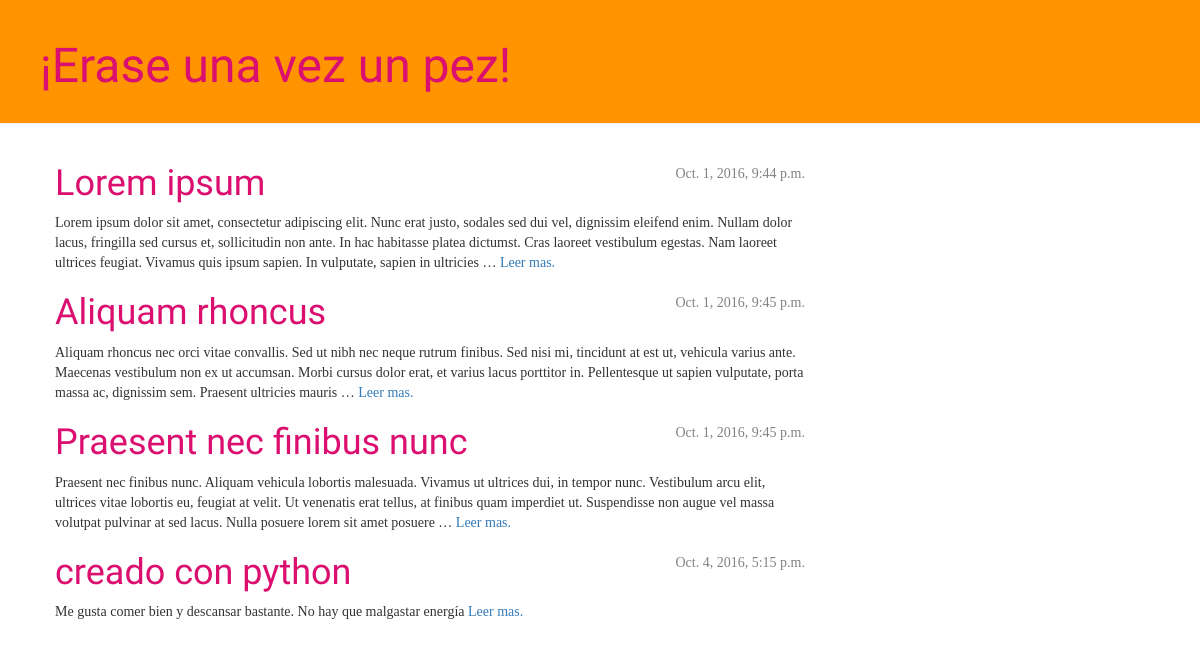
The app's page /, older data.
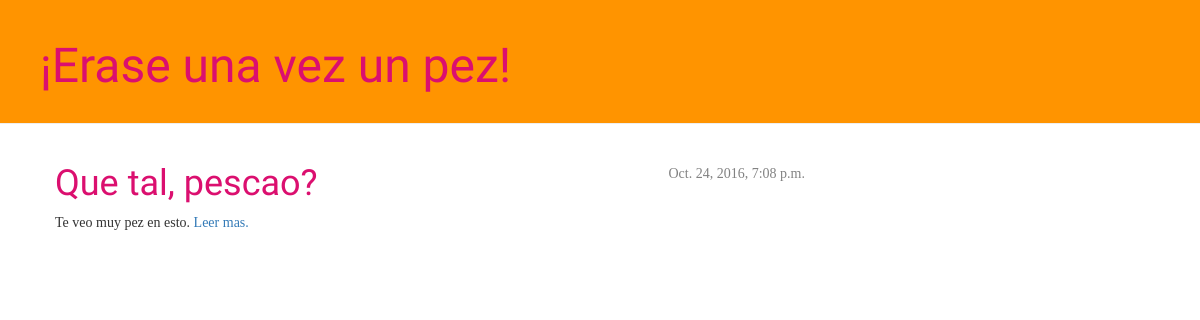
The same page, newer data.
### blog/views.py (the view)
# urls.py: url(r'^$', views.post_list,name='post_list'),
def post_list(request):
    latest_posts = Post.objects.filter(published_date__lte=timezone.now()).order_by('published_date')
    return render(request, 'blog/post_list.html', {'latest_posts': latest_posts})

### blog/templates/blog/post_list.html
{% extends 'blog/base.html' %}
{% block content %}
   {% for post in latest_posts %}
       <div class="post">
           <div class="date">
               {{ post.published_date }}
           </div>
           <h1><a href="{% url 'post_detail' post.id %}">{{ post.title }}</a></h1>
           <p>{{ post.text|truncatewords_html:50 }} <a href="{% url 'post_detail' post.id %}"> Leer mas.</a></p>
       </div>
   {% endfor %}
{% endblock content %}

### blog/templates/blog/base.html (shortened to what this page needs)
{% load staticfiles %}
<html>
    <head>
        <link rel="stylesheet" href="//maxcdn.bootstrapcdn.com/bootstrap/3.2.0/css/bootstrap.min.css">
        <link rel="stylesheet" href="//maxcdn.bootstrapcdn.com/bootstrap/3.2.0/css/bootstrap-theme.min.css">
        <link rel="stylesheet" href="{% static 'css/blog.css' %}">
    </head>
    <body>
      <div class="page-header">
        <h1><a href="/">¡Erase una vez un pez!</a></h1>
      </div>
      <div class="content container">
        <div class="row">
          <div class="col-md-8">
            {% block content %}
            {% endblock %}
          </div>
        </div>
      </div>
    </body>
</html>

### blog/static/css/blog.css (style rules this page uses)
.page-header { background-color: #ff9400; margin-top: 0; padding: 20px 20px 20px 40px; }
.page-header h1, .page-header h1 a, .page-header h1 a:visited, .page-header h1 a:active { color: #DB0F6F; font-size: 36pt; font-family: 'Oswald', serif; }
.content { margin-left: 40px; }
h1, h2, h3, h4 { font-family: 'Oswald', serif; color: #DB0F6F; }
.date { float: right; color: #828282; }
.post { font-family: 'Cormorant Garamond', serif; }
.post h1 a, .post h1 a:visited { color: #DB0F6F; font-family: 'Oswald', serif; }

Row changes from the older to the newer data that the page shows:
removed Post: published_date "Oct. 1, 2016, 9:44 p.m.", title "Lorem ipsum", text "Lorem ipsum dolor sit amet, consectetur adipiscing elit. Nunc erat justo, sodales sed dui vel, dignissim eleifend enim. Nullam dolor lacus, fringilla sed cursus et, sollicitudin non ante. In hac habitasse platea dictumst. Cras laoreet vestibulum egestas. Nam laoreet ultrices feugiat. Vivamus quis ipsum sapien. In vulputate, sapien in ultricies …"
removed Post: published_date "Oct. 1, 2016, 9:45 p.m.", title "Aliquam rhoncus", text "Aliquam rhoncus nec orci vitae convallis. Sed ut nibh nec neque rutrum finibus. Sed nisi mi, tincidunt at est ut, vehicula varius ante. Maecenas vestibulum non ex ut accumsan. Morbi cursus dolor erat, et varius lacus porttitor in. Pellentesque ut sapien vulputate, porta massa ac, dignissim sem. Praesent ultricies mauris …"
removed Post: published_date "Oct. 1, 2016, 9:45 p.m.", title "Praesent nec finibus nunc", text "Praesent nec finibus nunc. Aliquam vehicula lobortis malesuada. Vivamus ut ultrices dui, in tempor nunc. Vestibulum arcu elit, ultrices vitae lobortis eu, feugiat at velit. Ut venenatis erat tellus, at finibus quam imperdiet ut. Suspendisse non augue vel massa volutpat pulvinar at sed lacus. Nulla posuere lorem sit amet posuere …"
removed Post: published_date "Oct. 4, 2016, 5:15 p.m.", title "creado con python", text "Me gusta comer bien y descansar bastante. No hay que malgastar energía"
added Post: published_date "Oct. 24, 2016, 7:08 p.m.", title "Que tal, pescao?", text "Te veo muy pez en esto."
